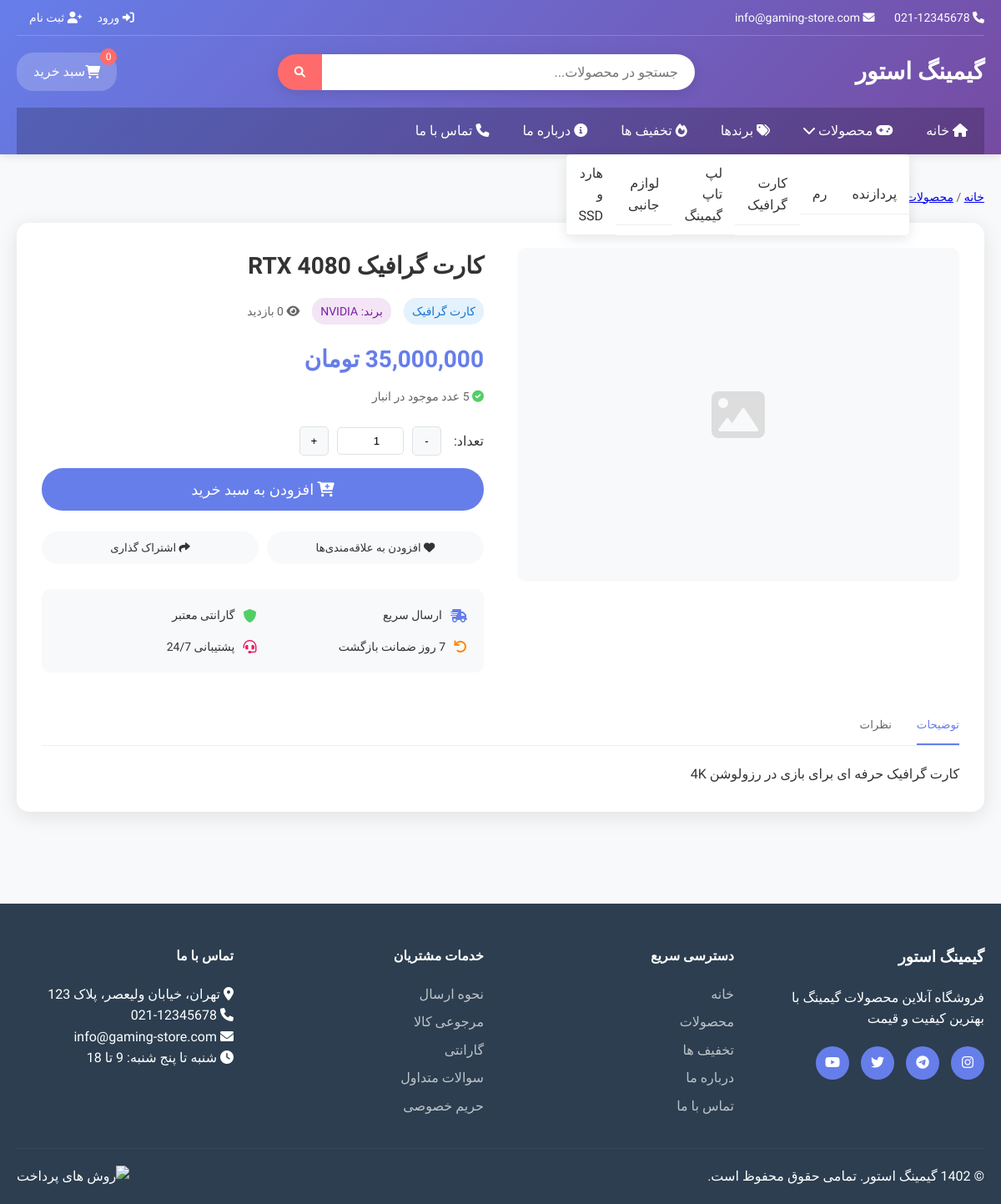
/product.php?id=2, run on the app's committed database.
### tables this page shows
CREATE TABLE categories (
    id INT AUTO_INCREMENT PRIMARY KEY,
    name VARCHAR(100) NOT NULL,
    description TEXT,
    image VARCHAR(255),
    is_active BOOLEAN DEFAULT TRUE,
    created_at TIMESTAMP DEFAULT CURRENT_TIMESTAMP
);

CREATE TABLE products (
    id INT AUTO_INCREMENT PRIMARY KEY,
    name VARCHAR(200) NOT NULL,
    description TEXT,
    price DECIMAL(10, 2) NOT NULL,
    discount_price DECIMAL(10, 2) DEFAULT NULL,
    category_id INT,
    brand VARCHAR(100),
    stock_quantity INT DEFAULT 0,
    main_image VARCHAR(255),
    gallery TEXT,  
    specifications TEXT,  
    is_featured BOOLEAN DEFAULT FALSE,
    is_active BOOLEAN DEFAULT TRUE,
    views INT DEFAULT 0,
    created_at TIMESTAMP DEFAULT CURRENT_TIMESTAMP,
    updated_at TIMESTAMP DEFAULT CURRENT_TIMESTAMP ON UPDATE CURRENT_TIMESTAMP,
    FOREIGN KEY (category_id) REFERENCES categories(id) ON DELETE SET NULL
);

### product.php (the view, shortened to what this page needs)
<?php
require_once 'config/config.php';
$product_id = (int)($_GET['id'] ?? 0);
try {
    $stmt = $pdo->prepare("
        SELECT p.*, c.name as category_name
        FROM products p
        LEFT JOIN categories c ON p.category_id = c.id
        WHERE p.id = ? AND p.is_active = 1
    ");
    $stmt->execute([$product_id]);
    $product = $stmt->fetch();
} catch (PDOException $e) {
    header('Location: products.php');
    exit();
}
require_once 'includes/header.php';
?>
<div class="container">
    <nav style="margin: 20px 0; font-size: 14px; color: #666;">
        <a href="index.php">خانه</a> /
        <a href="products.php">محصولات</a> /
        <?php if ($product['category_name']): ?>
            <a href="category.php?id=<?php echo $product['category_id']; ?>"><?php echo htmlspecialchars($product['category_name']); ?></a> /
        <?php endif; ?>
        <span><?php echo htmlspecialchars($product['name']); ?></span>
    </nav>
    <div style="background: #fff; border-radius: 15px; padding: 30px; box-shadow: 0 5px 25px rgba(0,0,0,0.1); margin-bottom: 40px;">
        <div style="display: grid; grid-template-columns: 1fr 1fr; gap: 40px; margin-bottom: 40px;">
            <div>
                <div class="main-image" style="width: 100%; height: 400px; border-radius: 10px; overflow: hidden; margin-bottom: 20px; background: #f8f9fa; display: flex; align-items: center; justify-content: center;">
                    <?php if ($product['main_image']): ?>
                        <img src="uploads/products/<?php echo htmlspecialchars($product['main_image']); ?>"
                             alt="<?php echo htmlspecialchars($product['name']); ?>"
                             style="width: 100%; height: 100%; object-fit: cover;">
                    <?php else: ?>
                        <i class="fas fa-image" style="font-size: 64px; color: #ddd;"></i>
                    <?php endif; ?>
                </div>
            </div>
            <div>
                <h1 style="font-size: 28px; margin-bottom: 15px; color: #333;"><?php echo htmlspecialchars($product['name']); ?></h1>
                <div style="display: flex; align-items: center; gap: 15px; margin-bottom: 20px;">
                    <span style="background: #e3f2fd; color: #1976d2; padding: 5px 10px; border-radius: 15px; font-size: 14px;">
                        <?php echo htmlspecialchars($product['category_name']); ?>
                    </span>
                    <?php if ($product['brand']): ?>
                        <span style="background: #f3e5f5; color: #7b1fa2; padding: 5px 10px; border-radius: 15px; font-size: 14px;">
                            برند: <?php echo htmlspecialchars($product['brand']); ?>
                        </span>
                    <?php endif; ?>
                    <span style="color: #666; font-size: 14px;">
                        <i class="fas fa-eye"></i> <?php echo number_format($product['views']); ?> بازدید
                    </span>
                </div>
                <div style="margin-bottom: 25px;">
                    <div style="display: flex; align-items: center; gap: 15px; margin-bottom: 10px;">
                        <span style="font-size: 28px; font-weight: 700; color: #667eea;">
                            <?php echo number_format($product['discount_price'] ?: $product['price']); ?> تومان
                        </span>
                    </div>
                    <div style="color: #666; font-size: 14px;">
                        <?php if ($product['stock_quantity'] > 0): ?>
                            <i class="fas fa-check-circle" style="color: #51cf66;"></i>
                            <?php echo number_format($product['stock_quantity']); ?> عدد موجود در انبار
                        <?php else: ?>
                            <i class="fas fa-times-circle" style="color: #ff6b6b;"></i> ناموجود
                        <?php endif; ?>
                    </div>
                </div>
                <div style="margin-bottom: 30px;">
                    <?php if ($product['stock_quantity'] > 0): ?>
                        <div style="display: flex; align-items: center; gap: 15px; margin-bottom: 15px;">
                            <label style="font-weight: 500;">تعداد:</label>
                            <div style="display: flex; align-items: center; gap: 10px;">
                                <button onclick="changeQuantity(-1)" style="background: #f8f9fa; border: 1px solid #dee2e6; width: 35px; height: 35px; border-radius: 5px; cursor: pointer;">-</button>
                                <input type="number" id="quantity" value="1" min="1" max="<?php echo $product['stock_quantity']; ?>"
                                       style="width: 80px; text-align: center; border: 1px solid #dee2e6; border-radius: 5px; padding: 8px;">
                                <button onclick="changeQuantity(1)" style="background: #f8f9fa; border: 1px solid #dee2e6; width: 35px; height: 35px; border-radius: 5px; cursor: pointer;">+</button>
                            </div>
                        </div>
                        <button onclick="addToCartWithQuantity()" class="btn btn-primary" style="width: 100%; padding: 15px; font-size: 18px; margin-bottom: 10px;">
                            <i class="fas fa-cart-plus"></i> افزودن به سبد خرید
                        </button>
                    <?php else: ?>
                        <button class="btn" disabled style="width: 100%; padding: 15px; font-size: 18px; background: #ccc; color: #666;">
                            <i class="fas fa-times"></i> ناموجود
                        </button>
                    <?php endif; ?>
                    <div style="display: grid; grid-template-columns: 1fr 1fr; gap: 10px; margin-top: 15px;">
                        <button class="btn" style="background: #f8f9fa; color: #333;">
                            <i class="fas fa-heart"></i> افزودن به علاقه‌مندی‌ها
                        </button>
                        <button class="btn" style="background: #f8f9fa; color: #333;">
                            <i class="fas fa-share"></i> اشتراک گذاری
                        </button>
                    </div>
                </div>
                <div style="background: #f8f9fa; padding: 20px; border-radius: 10px;">
                    <div style="display: grid; grid-template-columns: repeat(2, 1fr); gap: 15px;">
                        <div style="display: flex; align-items: center; gap: 10px;">
                            <i class="fas fa-shipping-fast" style="color: #667eea;"></i>
                            <span style="font-size: 14px;">ارسال سریع</span>
                        </div>
                        <div style="display: flex; align-items: center; gap: 10px;">
                            <i class="fas fa-shield-alt" style="color: #51cf66;"></i>
                            <span style="font-size: 14px;">گارانتی معتبر</span>
                        </div>
                        <div style="display: flex; align-items: center; gap: 10px;">
                            <i class="fas fa-undo" style="color: #ff8800;"></i>
                            <span style="font-size: 14px;">7 روز ضمانت بازگشت</span>
                        </div>
                        <div style="display: flex; align-items: center; gap: 10px;">
                            <i class="fas fa-headset" style="color: #e91e63;"></i>
                            <span style="font-size: 14px;">پشتیبانی 24/7</span>
                        </div>
                    </div>
                </div>
            </div>
        </div>
        <div class="product-tabs">
            <div style="border-bottom: 1px solid #eee; margin-bottom: 20px;">
                <nav style="display: flex; gap: 30px;">
                    <button class="tab-button active" onclick="showTab('description')" style="background: none; border: none; padding: 15px 0; border-bottom: 2px solid #667eea; color: #667eea; font-weight: 500; cursor: pointer;">توضیحات</button>
                    <button class="tab-button" onclick="showTab('reviews')" style="background: none; border: none; padding: 15px 0; border-bottom: 2px solid transparent; color: #666; font-weight: 500; cursor: pointer;">نظرات</button>
                </nav>
            </div>
            <div id="description" class="tab-content">
                <div style="line-height: 1.8; color: #333;">
                    <?php echo nl2br(htmlspecialchars($product['description'])); ?>
                </div>
            </div>
        </div>
    </div>
</div>
<?php require_once 'includes/footer.php'; ?>

### includes/header.php (shortened to what this page needs)
<!DOCTYPE html>
<html lang="fa" dir="rtl">
<head>
    <link rel="stylesheet" href="assets/css/style.css">
    <link rel="stylesheet" href="assets/css/responsive.css">
    <link rel="stylesheet" href="https://cdnjs.cloudflare.com/ajax/libs/font-awesome/6.0.0/css/all.min.css">
</head>
<body>
    <header class="main-header">
        <div class="container">
            <div class="header-top">
                <div class="contact-info">
                    <span><i class="fas fa-phone"></i> 021-12345678</span>
                    <span><i class="fas fa-envelope"></i> info@gaming-store.com</span>
                </div>
                <div class="user-actions">
                    <?php if (isset($_SESSION['user_id'])): ?>
                        <a href="account.php"><i class="fas fa-user"></i> حساب کاربری</a>
                        <?php if ($_SESSION['role'] == 'admin'): ?>
                            <a href="admin/"><i class="fas fa-cog"></i> پنل مدیریت</a>
                        <?php endif; ?>
                        <a href="logout.php"><i class="fas fa-sign-out-alt"></i> خروج</a>
                    <?php else: ?>
                        <a href="login.php"><i class="fas fa-sign-in-alt"></i> ورود</a>
                        <a href="register.php"><i class="fas fa-user-plus"></i> ثبت نام</a>
                    <?php endif; ?>
                </div>
            </div>
            <div class="header-main">
                <div class="logo">
                    <a href="index.php">
                        <h1><?php echo SITE_NAME; ?></h1>
                    </a>
                </div>
                <div class="search-box">
                    <form action="search.php" method="GET">
                        <input type="text" name="q" placeholder="جستجو در محصولات..." value="<?php echo isset($_GET['q']) ? htmlspecialchars($_GET['q']) : ''; ?>">
                        <button type="submit"><i class="fas fa-search"></i></button>
                    </form>
                </div>
                <div class="cart-info">
                    <a href="cart.php" class="cart-link">
                        <i class="fas fa-shopping-cart"></i>
                        <span class="cart-count"><?php echo isset($_SESSION['cart_count']) ? $_SESSION['cart_count'] : 0; ?></span>
                        <span>سبد خرید</span>
                    </a>
                </div>
            </div>
            <nav class="main-nav">
                <ul>
                    <li><a href="index.php"><i class="fas fa-home"></i> خانه</a></li>
                    <li class="dropdown">
                        <a href="products.php"><i class="fas fa-gamepad"></i> محصولات <i class="fas fa-chevron-down"></i></a>
                        <ul class="dropdown-menu">
                            <?php
                            try {
                                $stmt = $pdo->query("SELECT * FROM categories WHERE is_active = 1 ORDER BY name");
                                while ($category = $stmt->fetch()) {
                                    echo '<li><a href="category.php?id=' . $category['id'] . '">' . htmlspecialchars($category['name']) . '</a></li>';
                                }
                            } catch (PDOException $e) {
                            }
                            ?>
                        </ul>
                    </li>
                    <li><a href="brands.php"><i class="fas fa-tags"></i> برندها</a></li>
                    <li><a href="offers.php"><i class="fas fa-fire"></i> تخفیف ها</a></li>
                    <li><a href="about.php"><i class="fas fa-info-circle"></i> درباره ما</a></li>
                    <li><a href="contact.php"><i class="fas fa-phone"></i> تماس با ما</a></li>
                </ul>
            </nav>
        </div>
    </header>
    <main class="main-content">

### assets/css/style.css (style rules this page uses)
* { margin: 0; padding: 0; box-sizing: border-box; }
body { font-family: 'Vazir', Arial, sans-serif; direction: rtl; text-align: right; line-height: 1.6; color: #333; background: #f8f9fa; }
.container { max-width: 1200px; margin: 0 auto; padding: 0 20px; }
.main-header { background: linear-gradient(135deg, #667eea 0%, #764ba2 100%); box-shadow: 0 2px 10px rgba(0,0,0,0.1); position: sticky; top: 0; z-index: 1000; }
.header-top { display: flex; justify-content: space-between; align-items: center; padding: 10px 0; border-bottom: 1px solid rgba(255,255,255,0.2); font-size: 14px; color: #fff; }
.contact-info span { margin-left: 20px; }
.user-actions a { color: #fff; text-decoration: none; margin-left: 15px; transition: opacity 0.3s; }
.header-main { display: flex; align-items: center; justify-content: space-between; padding: 20px 0; }
.logo h1 { color: #fff; font-size: 28px; font-weight: 700; text-decoration: none; }
.logo a { text-decoration: none; }
.search-box { flex: 1; max-width: 500px; margin: 0 30px; }
.search-box form { display: flex; border-radius: 25px; overflow: hidden; box-shadow: 0 4px 15px rgba(0,0,0,0.1); }
.search-box input { flex: 1; padding: 12px 20px; border: none; font-size: 16px; font-family: 'Vazir', Arial, sans-serif; }
.search-box button { background: #ff6b6b; color: #fff; border: none; padding: 12px 20px; cursor: pointer; transition: background 0.3s; }
.cart-link { display: flex; align-items: center; color: #fff; text-decoration: none; background: rgba(255,255,255,0.2); padding: 10px 20px; border-radius: 20px; transition: background 0.3s; position: relative; }
.cart-count { background: #ff6b6b; color: #fff; border-radius: 50%; width: 20px; height: 20px; display: flex; align-items: center; justify-content: center; font-size: 12px; margin: 0 5px; position: absolute; top: -5px; right: -5px; }
.main-nav { background: rgba(0,0,0,0.2); }
.main-nav ul { list-style: none; display: flex; align-items: center; }
.main-nav > ul > li { position: relative; }
.main-nav a { display: block; color: #fff; text-decoration: none; padding: 15px 20px; transition: background 0.3s; }
.dropdown-menu { display: none; position: absolute; top: 100%; right: 0; background: #fff; min-width: 200px; border-radius: 5px; box-shadow: 0 4px 15px rgba(0,0,0,0.1); z-index: 1000; }
.dropdown-menu a { color: #333; padding: 10px 15px; border-bottom: 1px solid #eee; }
.main-content { min-height: calc(100vh - 200px); padding: 20px 0; }
.btn { display: inline-block; padding: 12px 30px; background: #ff6b6b; color: #fff; text-decoration: none; border-radius: 25px; font-weight: 500; transition: all 0.3s; border: none; cursor: pointer; font-family: 'Vazir', Arial, sans-serif; }
.btn-primary { background: #667eea; }

### data on the page
categories: name "پردازنده"
categories: name "رم"
categories: name "کارت گرافیک"
categories: name "لپ تاپ گیمینگ"
categories: name "لوازم جانبی"
categories: name "هارد و SSD"
products: name "کارت گرافیک RTX 4080", category.name "کارت گرافیک", brand "NVIDIA", views "0", discount_price+price "35,000,000", description "کارت گرافیک حرفه ای برای بازی در رزولوشن 4K"

### other printed values
SITE_NAME "گیمینگ استور"
